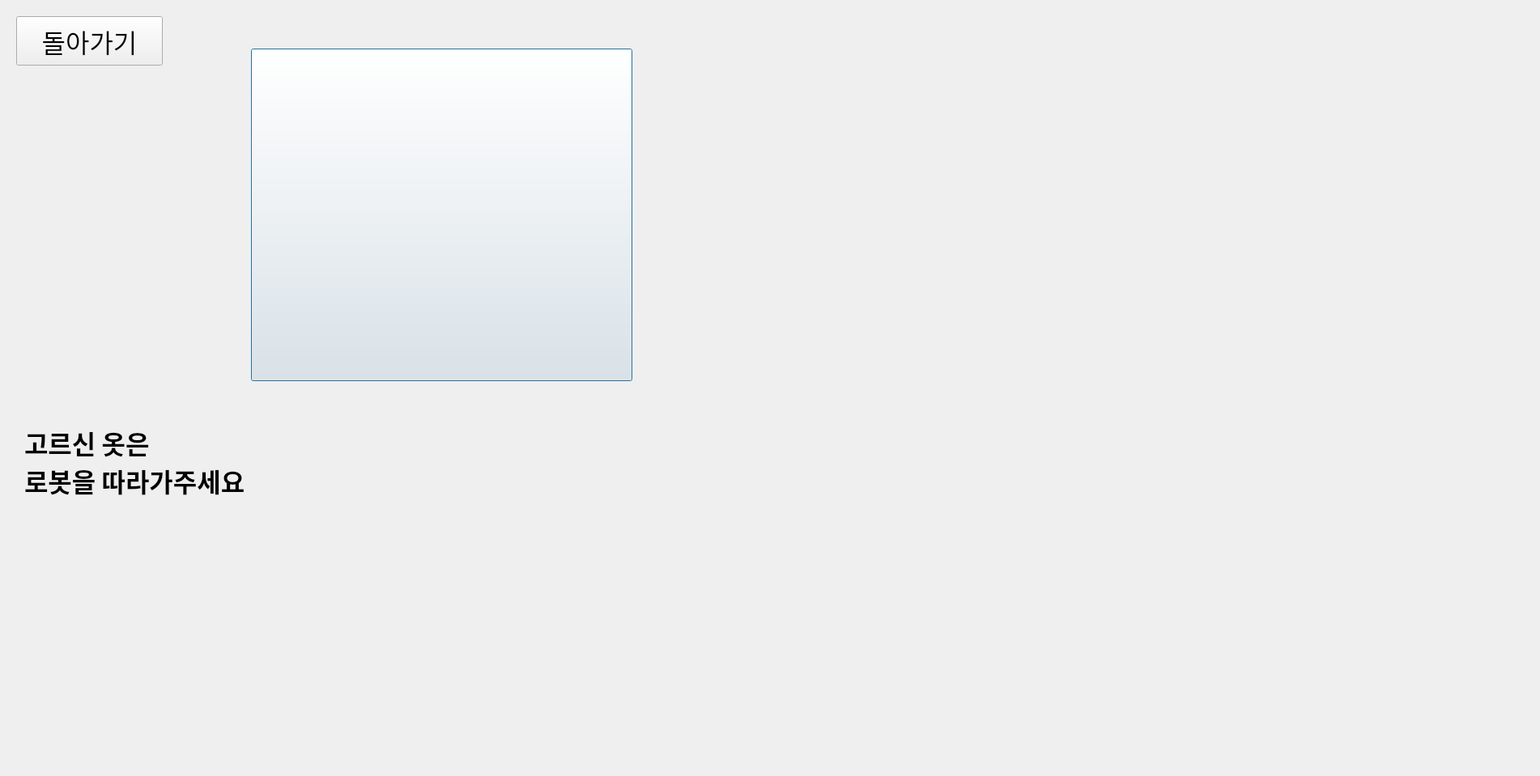
<?xml version="1.0" encoding="UTF-8"?>
<ui version="4.0">
 <class>Dialog</class>
 <widget class="QDialog" name="Dialog">
  <property name="geometry">
   <rect>
    <x>0</x>
    <y>0</y>
    <width>1902</width>
    <height>959</height>
   </rect>
  </property>
  <property name="windowTitle">
   <string>Dialog</string>
  </property>
  <widget class="QPushButton" name="pushbutton2">
   <property name="geometry">
    <rect>
     <x>310</x>
     <y>60</y>
     <width>471</width>
     <height>411</height>
    </rect>
   </property>
   <property name="maximumSize">
    <size>
     <width>16777209</width>
     <height>16777212</height>
    </size>
   </property>
   <property name="text">
    <string/>
   </property>
   <property name="iconSize">
    <size>
     <width>300</width>
     <height>300</height>
    </size>
   </property>
  </widget>
  <widget class="QLabel" name="label">
   <property name="geometry">
    <rect>
     <x>30</x>
     <y>500</y>
     <width>1241</width>
     <height>141</height>
    </rect>
   </property>
   <property name="font">
    <font>
     <family>나눔고딕 ExtraBold</family>
     <pointsize>24</pointsize>
     <weight>75</weight>
     <bold>true</bold>
    </font>
   </property>
   <property name="text">
    <string>고르신 옷은
로봇을 따라가주세요</string>
   </property>
  </widget>
  <widget class="QPushButton" name="HOME">
   <property name="geometry">
    <rect>
     <x>20</x>
     <y>20</y>
     <width>181</width>
     <height>61</height>
    </rect>
   </property>
   <property name="font">
    <font>
     <family>나눔스퀘어 Bold</family>
     <pointsize>24</pointsize>
     <weight>50</weight>
     <bold>false</bold>
    </font>
   </property>
   <property name="text">
    <string>돌아가기</string>
   </property>
  </widget>
 </widget>
 <resources/>
 <connections/>
</ui>
